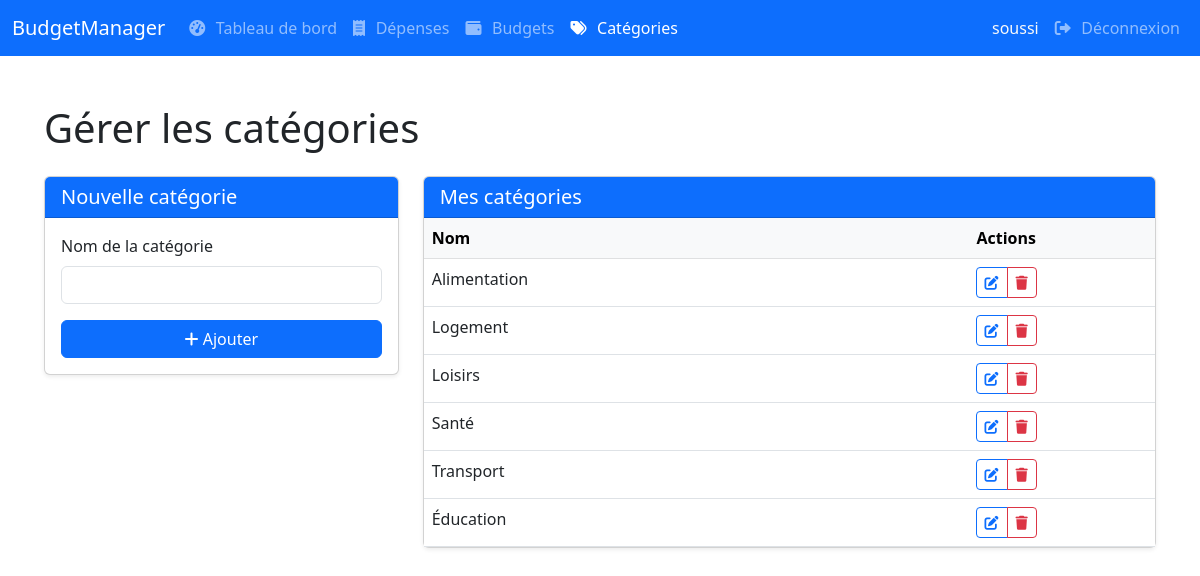
Screenshot of /categories/ (signed in) with the database file from the repository.
### tables this page shows
CREATE TABLE users(
               id INTEGER PRIMARY KEY AUTOINCREMENT,
               name TEXT UNIQUE NOT NULL,
               email TEXT UNIQUE NOT NULL,
               password_hash TEXT NOT NULL
               );

CREATE TABLE categories (
    id INTEGER PRIMARY KEY AUTOINCREMENT,
    name TEXT NOT NULL,
    user_id INTEGER,
    FOREIGN KEY(user_id) REFERENCES users(id));

### controllers/category_controller.py (the view)
@category_bp.route('/')
@login_required
def manage_categories():
    user_id = session['user_id']
    categories = model.get_categories(user_id)
    return render_template('categories/manage.html', categories=categories)

### app.py (called while the page is built)
@app.before_request
def load_logged_in_user():
    user_id = session.get('user_id')
    if user_id is None:
        g.user = None
    else:
        g.user = model.get_user(user_id)

### controllers/category_controller.py (called while the page is built)
def login_required(view):
    @wraps(view)
    def wrapped_view(**kwargs):
        if g.user is None:
            flash('Vous devez vous connecter pour accéder à cette page.', 'danger')
            return redirect(url_for('auth.login'))
        return view(**kwargs)
    return wrapped_view

### data_model.py (called while the page is built)
def db_fetch(query, args=(), all=False, db_name=DBFILENAME):
    with sqlite3.connect(db_name) as conn:
        conn.row_factory = sqlite3.Row
        cur = conn.execute(query, args)
        if all:
            res = cur.fetchall()
            if res:
                res = [dict(e) for e in res]
            else:
                res = []
        else:
            res = cur.fetchone()
            if res:
                res = dict(res)
    return res

def get_user(user_id):
    return db_fetch('SELECT id, name, email FROM users WHERE id = ?', (user_id,))

def get_categories(user_id):
    return db_fetch('SELECT id, name FROM categories WHERE user_id = ? ORDER BY name',
                    (user_id,), all=True)

### templates/categories/manage.html (shortened to what this page needs)
{% extends "layout.html" %}
{% block content %}
<div class="container-fluid">
    <h1 class="mb-4">Gérer les catégories</h1>
    <div class="row">
        <div class="col-lg-4 mb-4">
            <div class="card shadow-sm">
                <div class="card-header bg-primary text-white">
                    <h5 class="card-title mb-0">Nouvelle catégorie</h5>
                </div>
                <div class="card-body">
                    <form action="{{ url_for('category.add_category') }}" method="post">
                        <div class="mb-3">
                            <label for="name" class="form-label">Nom de la catégorie</label>
                            <input type="text" class="form-control" id="name" name="name" required>
                        </div>
                        <div class="d-grid">
                            <button type="submit" class="btn btn-primary">
                                <i class="fas fa-plus"></i> Ajouter
                            </button>
                        </div>
                    </form>
                </div>
            </div>
        </div>
        <div class="col-lg-8">
            <div class="card shadow-sm">
                <div class="card-header bg-primary text-white">
                    <h5 class="card-title mb-0">Mes catégories</h5>
                </div>
                <div class="card-body p-0">
                    {% if categories %}
                        <div class="table-responsive">
                            <table class="table table-hover mb-0">
                                <thead class="table-light">
                                    <tr>
                                        <th>Nom</th>
                                        <th class="text-center">Actions</th>
                                    </tr>
                                </thead>
                                <tbody>
                                    {% for category in categories %}
                                        <tr>
                                            <td>{{ category.name }}</td>
                                            <td class="text-center">
                                                <div class="btn-group btn-group-sm">
                                                    <button type="button" class="btn btn-outline-primary" data-bs-toggle="modal" data-bs-target="#editModal{{ category.id }}">
                                                        <i class="fas fa-edit"></i>
                                                    </button>
                                                    <button type="button" class="btn btn-outline-danger" data-bs-toggle="modal" data-bs-target="#deleteModal{{ category.id }}">
                                                        <i class="fas fa-trash"></i>
                                                    </button>
                                                </div>
                                            </td>
                                        </tr>
                                    {% endfor %}
                                </tbody>
                            </table>
                        </div>
                    {% else %}
                        <div class="alert alert-info m-3">Aucune catégorie trouvée. Créez votre première catégorie !</div>
                    {% endif %}
                </div>
            </div>
        </div>
    </div>
</div>
{% endblock %}

### templates/layout.html (shortened to what this page needs)
<!DOCTYPE html>
<html lang="fr">
<head>
    <link href="https://cdn.jsdelivr.net/npm/bootstrap@5.3.0-alpha1/dist/css/bootstrap.min.css" rel="stylesheet">
    <link rel="stylesheet" href="https://cdnjs.cloudflare.com/ajax/libs/font-awesome/6.0.0/css/all.min.css">
</head>
<body>
    <nav class="navbar navbar-expand-lg navbar-dark bg-primary">
        <div class="container-fluid">
            <a class="navbar-brand" href="{{ url_for('dashboard') }}">BudgetManager</a>
            <div class="collapse navbar-collapse" id="navbarNav">
                <ul class="navbar-nav me-auto">
                    {% if g.user %}
                    <li class="nav-item">
                        <a class="nav-link {% if request.endpoint == 'dashboard' %}active{% endif %}" href="{{ url_for('dashboard') }}">
                            <i class="fas fa-tachometer-alt"></i> Tableau de bord
                        </a>
                    </li>
                    <li class="nav-item">
                        <a class="nav-link {% if request.endpoint.startswith('expense.') %}active{% endif %}" href="{{ url_for('expense.list_expenses') }}">
                            <i class="fas fa-receipt"></i> Dépenses
                        </a>
                    </li>
                    <li class="nav-item">
                        <a class="nav-link {% if request.endpoint.startswith('budget.') %}active{% endif %}" href="{{ url_for('budget.list_budgets') }}">
                            <i class="fas fa-wallet"></i> Budgets
                        </a>
                    </li>
                    <li class="nav-item">
                        <a class="nav-link {% if request.endpoint.startswith('category.') %}active{% endif %}" href="{{ url_for('category.manage_categories') }}">
                            <i class="fas fa-tags"></i> Catégories
                        </a>
                    </li>
                    {% endif %}
                </ul>
                <ul class="navbar-nav">
                    {% if g.user %}
                    <li class="nav-item nav-user">
                        <span class="text-light d-none d-sm-inline">{{ g.user.name }}</span>
                        <a class="nav-link" href="{{ url_for('auth.logout') }}">
                            <i class="fas fa-sign-out-alt"></i> Déconnexion
                        </a>
                    </li>
                    {% endif %}
                </ul>
            </div>
        </div>
    </nav>
    <div class="container-fluid">
        <div class="row">
            <main class="col-12 content">
                {% block content %}{% endblock %}
            </main>
        </div>
    </div>
</body>
</html>

### templates/layout.html (style rules this page uses)
.content { padding: 2rem; }
.nav-user { display: flex; align-items: center; }
.nav-user span { margin-right: 0.5rem; }
.navbar-nav .nav-link i { margin-right: 0.4rem; }

### rows the page displays
users: user.name "soussi"
categories: name "Alimentation"
categories: name "Logement"
categories: name "Loisirs"
categories: name "Santé"
categories: name "Transport"
categories: name "Éducation"
